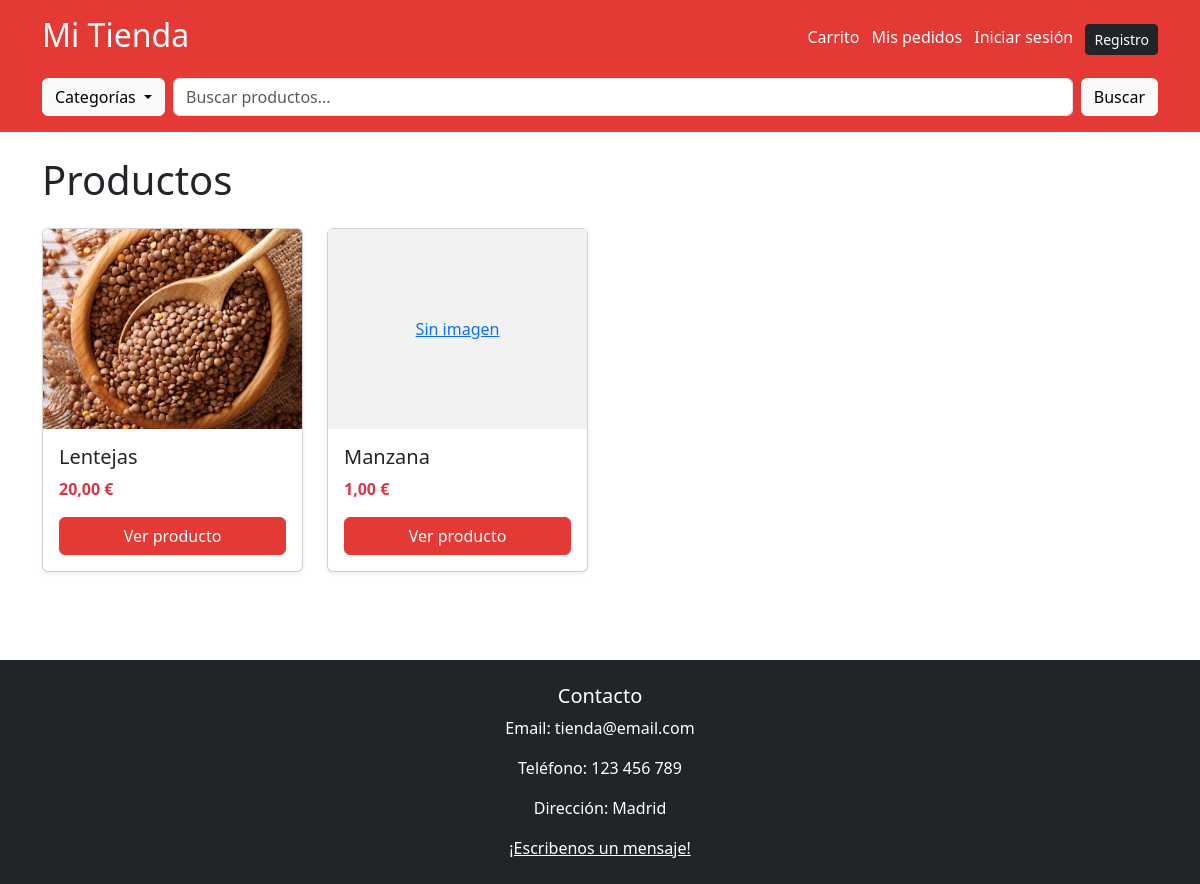
The page / on the database its author committed.
### shop/models.py (models this page shows, shortened)
class Product(models.Model):
    name = models.CharField(max_length=200)
    description = models.TextField()
    price = models.DecimalField(max_digits=6, decimal_places=2)
    image = models.ImageField(upload_to='products/', blank=True, null=True)
    stock = models.PositiveIntegerField(default=0)
    category = models.ForeignKey(Category, on_delete=models.CASCADE)

### shop/views.py (the view)
# urls.py: path('', views.product_list, name='product_list'),
def product_list(request):
    products = Product.objects.all()
    return render(request, 'shop/product_list.html', {'products': products})

### shop/context_processors.py (called while the page is built)
def categories_processor(request):
    return {
        'categories': Category.objects.all()
    }

### shop/templates/shop/product_list.html (shortened to what this page needs)
{% extends 'base.html' %}
{% block content %}
<h1 class="mb-4">Productos</h1>
<div class="row row-cols-1 row-cols-sm-2 row-cols-md-3 row-cols-lg-4 g-4">
    {% for product in products %}
    <div class="col">
        <div class="card h-100 shadow-sm">
            <a href="{% url 'product_detail' product.id %}">
                {% if product.image %}
                    <img src="{{ product.image.url }}" class="card-img-top" style="height:200px; object-fit:cover;">
                {% else %}
                    <div style="height:200px; background:#f2f2f2;" class="d-flex align-items-center justify-content-center">
                        Sin imagen
                    </div>
                {% endif %}
            </a>
            <div class="card-body d-flex flex-column">
                <h5 class="card-title">
                    <a href="{% url 'product_detail' product.id %}" class="text-decoration-none text-dark">
                        {{ product.name }}
                    </a>
                </h5>
                <p class="fw-bold text-danger mb-3">
                    {{ product.price }} €
                </p>
                <a href="{% url 'product_detail' product.id %}" class="btn btn-primary mt-auto">
                    Ver producto
                </a>
            </div>
        </div>
    </div>
    {% endfor %}
</div>
{% endblock %}

### templates/base.html (style rules this page uses)
.btn-primary { background-color: #e53935; border-color: #e53935; }

### rows shown on the page
Product: image (picture), name "Lentejas", price "20,00"
Product: image "Sin imagen", name "Manzana", price "1,00"
